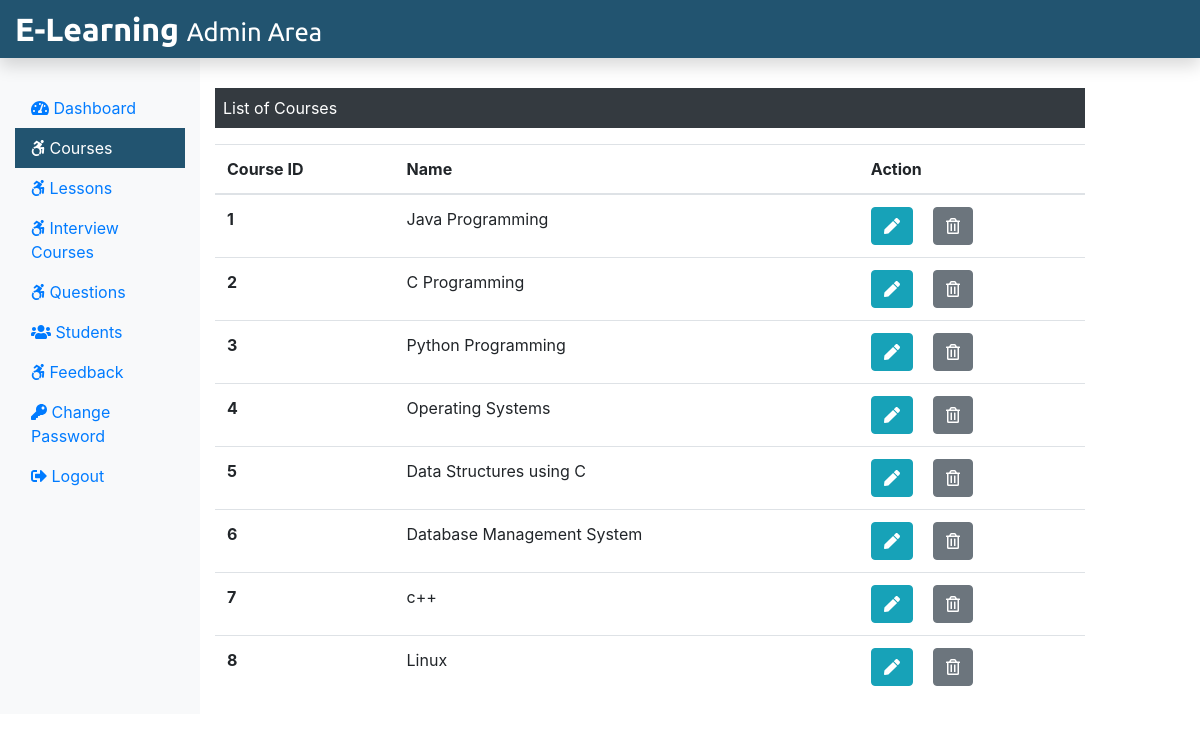
Screenshot of /elearningmini/Admin/courses.php (signed in) with the database file from the repository.
### tables this page shows
CREATE TABLE `course` (
  `course_id` int(11) NOT NULL,
  `course_name` text NOT NULL,
  `course_desc` text NOT NULL,
  `course_img` text NOT NULL
);

### elearningmini/Admin/courses.php (the view, shortened to what this page needs)
<?php
include('./adminInclude/header.php');
include('../dbConnection.php');
 ?>
  <div class="col-sm-9 mt-5">
    <p class=" bg-dark text-white p-2">List of Courses</p>
    <?php
      $sql = "SELECT * FROM course";
      $result = $conn->query($sql);
      if($result->num_rows > 0){
       echo '<table class="table">
       <thead>
        <tr>
         <th scope="col">Course ID</th>
         <th scope="col">Name</th>
         <th scope="col">Action</th>
        </tr>
       </thead>
       <tbody>';
        while($row = $result->fetch_assoc()){
          echo '<tr>';
          echo '<th scope="row">'.$row["course_id"].'</th>';
          echo '<td>'. $row["course_name"].'</td>';
          echo '<td><form action="" method="POST" class="d-inline"> <input type="hidden" name="id" value='. $row["course_id"] .'><button type="submit" class="btn btn-info mr-3" name="view" value="View"><i class="fas fa-pen"></i></button></form>
          <form action="" method="POST" class="d-inline"><input type="hidden" name="id" value='. $row["course_id"] .'><button type="submit" class="btn btn-secondary" name="delete" value="Delete"><i class="far fa-trash-alt"></i></button></form></td>
         </tr>';
        }
        echo '</tbody>
        </table>';
      } else {
        echo "0 Result";
      }
     ?>
  </div>
 </div>
<?php
include('./adminInclude/footer.php');
?>

### elearningmini/Admin/adminInclude/header.php (shortened to what this page needs)
<!DOCTYPE html>
<html lang="en">
<head>
 <link rel="stylesheet" href="../css/bootstrap.min.css">
 <link rel="stylesheet" href="../css/all.min.css">
 <link rel="stylesheet" href="../css/adminstyle.css">
</head>
<body>
 <nav class="navbar navbar-dark fixed-top p-0 shadow" style="background-color: #225470;">
  <a class="navbar-brand col-sm-3 col-md-2 mr-0" href="adminDashboard.php">E-Learning <small class="text-white">Admin Area</small></a>
 </nav>
 <div class="container-fluid mb-5" style="margin-top:40px;">
  <div class="row">
   <nav class="col-sm-3 col-md-2 bg-light sidebar py-5 d-print-none">
    <div class="sidebar-sticky">
     <ul class="nav flex-column">
      <li class="nav-item">
       <a class="nav-link <?php if(PAGE == 'dashboard') {echo 'active';} ?>" href="adminDashboard.php">
        <i class="fas fa-tachometer-alt"></i>
        Dashboard
       </a>
      </li>
      <li class="nav-item">
       <a class="nav-link <?php if(PAGE == 'courses') {echo 'active';} ?>" href="courses.php">
        <i class="fab fa-accessible-icon"></i>
        Courses
       </a>
      </li>
      <li class="nav-item">
       <a class="nav-link <?php if(PAGE == 'lessons') {echo 'active';} ?>" href="lessons.php">
        <i class="fab fa-accessible-icon"></i>
        Lessons
       </a>
      </li>
       <li class="nav-item">
       <a class="nav-link <?php if(PAGE == 'interview') {echo 'active';} ?>" href="interview.php">
        <i class="fab fa-accessible-icon"></i>
        Interview Courses
       </a>
      </li>
       <li class="nav-item">
       <a class="nav-link <?php if(PAGE == 'questions') {echo 'active';} ?>" href="questions.php">
        <i class="fab fa-accessible-icon"></i>
        Questions
       </a>
      </li>
      <li class="nav-item">
       <a class="nav-link <?php if(PAGE == 'students') {echo 'active';} ?>" href="students.php">
        <i class="fas fa-users"></i>
        Students
       </a>
      </li>
      <li class="nav-item">
       <a class="nav-link <?php if(PAGE == 'feedback') {echo 'active';} ?>" href="feedback.php">
        <i class="fab fa-accessible-icon"></i>
        Feedback
       </a>
      </li>
      <li class="nav-item">
       <a class="nav-link <?php if(PAGE == 'changepass') {echo 'active';} ?>" href="adminChangePass.php">
        <i class="fas fa-key"></i>
        Change Password
       </a>
      </li>
      <li class="nav-item">
       <a class="nav-link" href="../logout.php">
        <i class="fas fa-sign-out-alt"></i>
        Logout
       </a>
      </li>
     </ul>
    </div>
   </nav>

### elearningmini/Admin/adminInclude/footer.php (shortened to what this page needs)
</body>
</html>

### elearningmini/css/adminstyle.css (style rules this page uses)
.navbar-brand { font-family: "Ubuntu", sans-serif; font-size: 2em; font-weight: bold; color: #fff; }
.active { background-color: #225470; color: #fff; }

### rows the page displays
course: course_id "1", course_name "Java Programming"
course: course_id "2", course_name "C Programming"
course: course_id "3", course_name "Python Programming"
course: course_id "4", course_name "Operating Systems"
course: course_id "5", course_name "Data Structures using C"
course: course_id "6", course_name "Database Management System"
course: course_id "7", course_name "c++"
course: course_id "8", course_name "Linux"
